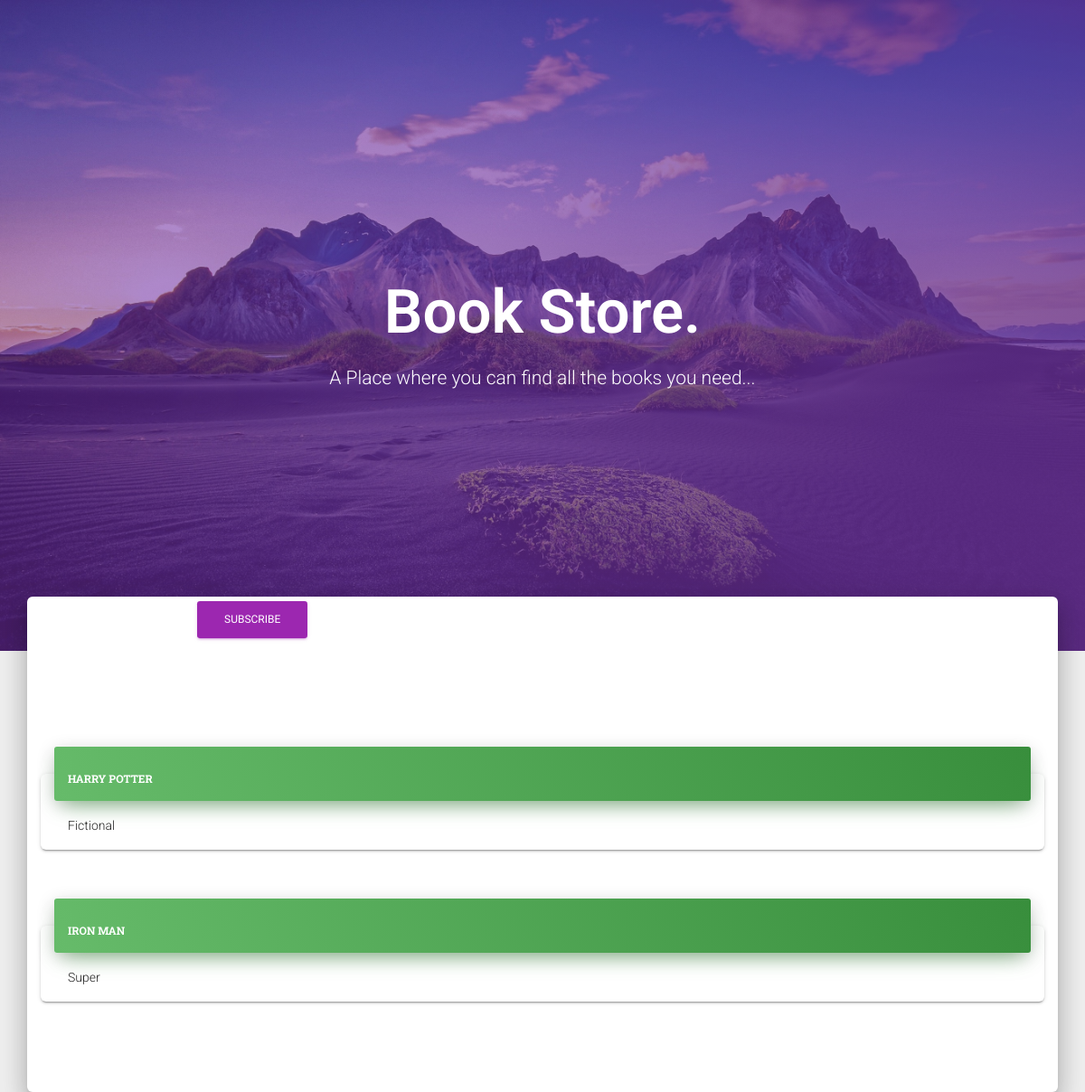
/user/index, run on an earlier commit of the app's database.
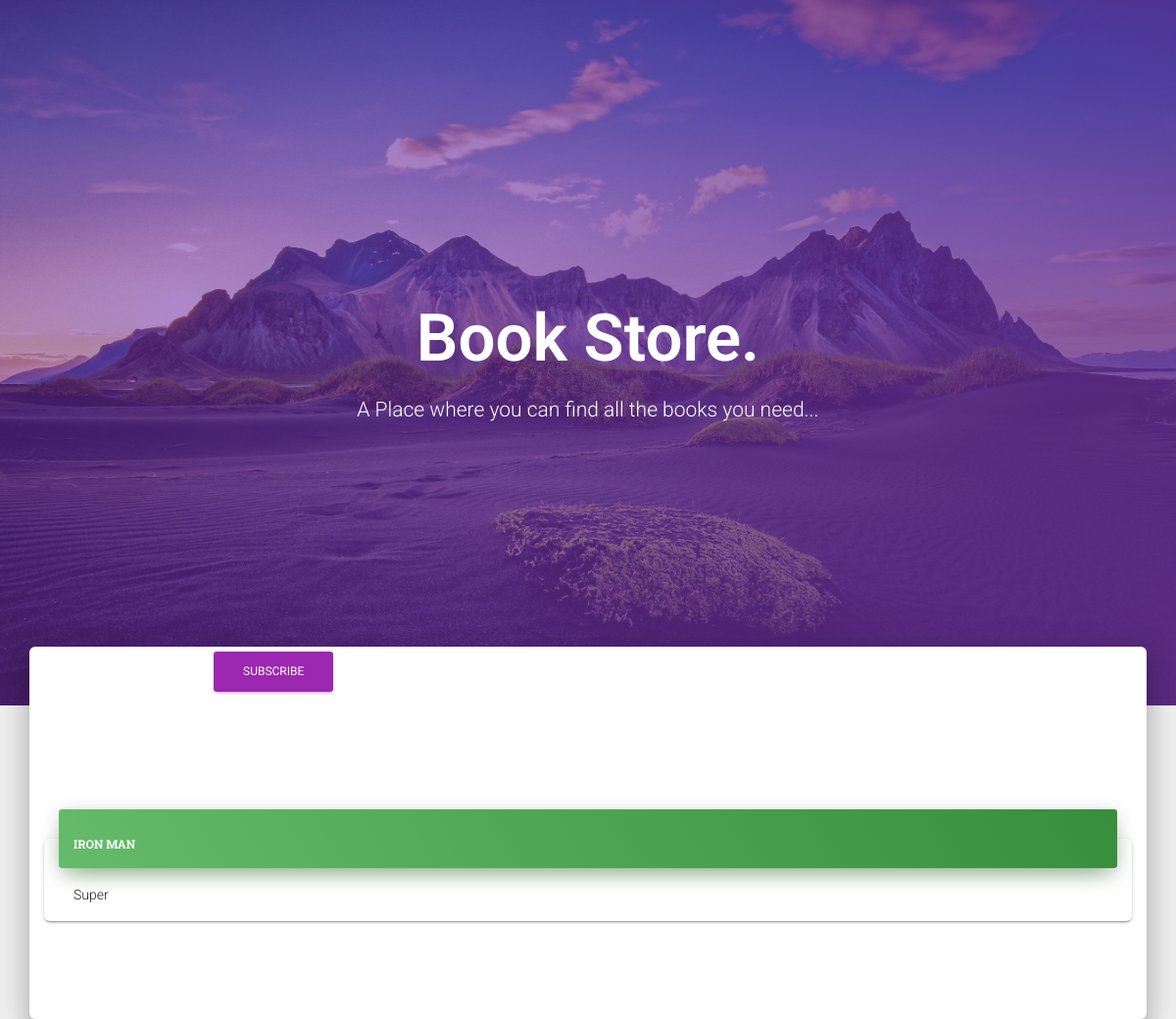
And on a later commit of the database.
### bookstore/models.py (models this page shows, shortened)
class BookStore(models.Model):
    STATE = (
        ("available", "Available"),
        ("not_available", "Not Available"),
    )
    title = models.CharField("Title", max_length=50)
    description = models.TextField("Description", max_length=2000)
    availability = models.CharField(choices=STATE, max_length=20)
    timestamp = models.DateField(auto_now_add=True)
    updated = models.DateField(auto_now=True)

### authentication/views.py (the view)
# urls.py: path('index', IndexView.as_view(), name='index'),
class IndexView(View):
    template_name = 'index.html'
    def get(self, request):
        query = request.GET.get('q', False)
        if query:
            result = BookStore.objects.filter(
                Q(title__icontains=query) |
                Q(description__icontains=query)
            ).order_by('-timestamp')
            all_books = result.filter(availability='available')
        else:
            all_books = BookStore.objects.filter(availability='available').order_by('-timestamp')
        return render(request, self.template_name, {'all_books': all_books,
                                                    }
                      )

### authentication/templates/authentication/index.html (shortened to what this page needs)
<!DOCTYPE html>
{% load static %}
<html lang="en">
<head>
  <link rel="stylesheet" href="https://maxcdn.bootstrapcdn.com/font-awesome/latest/css/font-awesome.min.css">
<link rel="stylesheet" href="https://cdn.jsdelivr.net/npm/bootstrap-select@1.13.9/dist/css/bootstrap-select.min.css">
  <link href="{% static 'css/material-kit.css' %}" rel="stylesheet" />
</head>
<body class="index-page sidebar-collapse">
  <nav class="navbar navbar-transparent navbar-color-on-scroll fixed-top navbar-expand-lg" color-on-scroll="100" id="sectionsNav">
  </nav>
  <div class="page-header header-filter clear-filter purple-filter" data-parallax="true" style="background-image: url('{% static 'img/landscape.jpg' %}');">
    <div class="container">
      <div class="row">
        <div class="col-md-8 ml-auto mr-auto">
          <div class="brand">
            <h1>Book Store.</h1>
            <h3>A Place where you can find all the books you need...</h3>
          </div>
        </div>
      </div>
    </div>
  </div>
  <div class="main main-raised">
      <form class="form-inline" method="POST" action ="{% url 'authentication:subscription' %}">
  <div class="form-group mb-2">
    <input type="text" readonly class="form-control-plaintext" id="staticEmail2" value="{{request.user.email}}">
  </div>
  {% if request.user.profile.subscribed %}
  <button type="submit" class="btn btn-primary mb-2">Unsubscribe</button>
    {% else %}
  <button type="submit" class="btn btn-primary mb-2">Subscribe</button>
{% endif %}
</form>
     <div class="section section-tabs">
      <div class="container">
          {% for book in all_books %}
          <br>
        <div class="card">
          <div class="card-header card-header-text card-header-success">
            <div class="card-text">
              <h6 class="card-title"><a href="#" class="card-link">{{book.title}}</a></h6>
            </div>
          </div>
          <div class="card-body">
                <p class="card-text">{{book.description}}</p>
          </div>
      </div>
          {% endfor %}
      </div>
    </div>
  </div>
</body>
</html>

What changed in the data, as far as the page shows it:
no longer on this page (row edited): BookStore: title "HARRY POTTER", description "Fictional"
